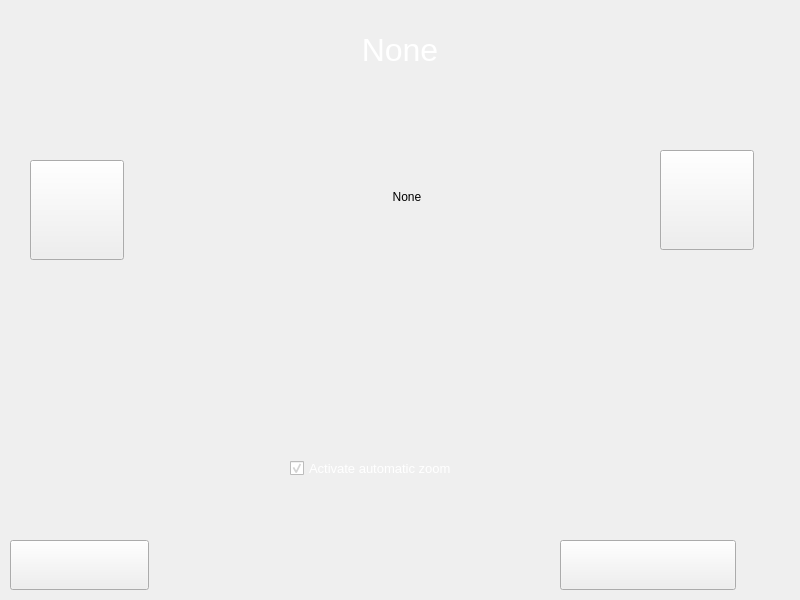
<?xml version="1.0" encoding="UTF-8"?>
<ui version="4.0">
 <class>ChooseWidget</class>
 <widget class="QWidget" name="ChooseWidget">
  <property name="geometry">
   <rect>
    <x>0</x>
    <y>0</y>
    <width>800</width>
    <height>600</height>
   </rect>
  </property>
  <property name="windowTitle">
   <string>Form</string>
  </property>
  <widget class="QPushButton" name="previousButton">
   <property name="geometry">
    <rect>
     <x>30</x>
     <y>160</y>
     <width>94</width>
     <height>100</height>
    </rect>
   </property>
   <property name="text">
    <string/>
   </property>
  </widget>
  <widget class="QPushButton" name="nextButton">
   <property name="geometry">
    <rect>
     <x>660</x>
     <y>150</y>
     <width>94</width>
     <height>100</height>
    </rect>
   </property>
   <property name="text">
    <string/>
   </property>
  </widget>
  <widget class="QLabel" name="trackPicture">
   <property name="geometry">
    <rect>
     <x>343</x>
     <y>133</y>
     <width>128</width>
     <height>128</height>
    </rect>
   </property>
   <property name="text">
    <string>None</string>
   </property>
   <property name="alignment">
    <set>Qt::AlignCenter</set>
   </property>
  </widget>
  <widget class="QPushButton" name="startButton">
   <property name="geometry">
    <rect>
     <x>560</x>
     <y>540</y>
     <width>176</width>
     <height>50</height>
    </rect>
   </property>
   <property name="text">
    <string/>
   </property>
  </widget>
  <widget class="QLabel" name="trackName">
   <property name="geometry">
    <rect>
     <x>200</x>
     <y>29</y>
     <width>400</width>
     <height>41</height>
    </rect>
   </property>
   <property name="font">
    <font>
     <family>Leelawadee UI</family>
     <pointsize>24</pointsize>
    </font>
   </property>
   <property name="styleSheet">
    <string notr="true">color:white;</string>
   </property>
   <property name="text">
    <string>None</string>
   </property>
   <property name="alignment">
    <set>Qt::AlignCenter</set>
   </property>
  </widget>
  <widget class="QPushButton" name="backButton">
   <property name="geometry">
    <rect>
     <x>10</x>
     <y>540</y>
     <width>139</width>
     <height>50</height>
    </rect>
   </property>
   <property name="text">
    <string/>
   </property>
  </widget>
  <widget class="QCheckBox" name="cb_dynamicZoom">
   <property name="geometry">
    <rect>
     <x>290</x>
     <y>460</y>
     <width>241</width>
     <height>17</height>
    </rect>
   </property>
   <property name="font">
    <font>
     <family>Leelawadee UI</family>
     <pointsize>10</pointsize>
    </font>
   </property>
   <property name="styleSheet">
    <string notr="true">color:white;</string>
   </property>
   <property name="text">
    <string>Activate automatic zoom</string>
   </property>
   <property name="checked">
    <bool>true</bool>
   </property>
  </widget>
  <widget class="QLabel" name="label">
   <property name="geometry">
    <rect>
     <x>340</x>
     <y>130</y>
     <width>135</width>
     <height>135</height>
    </rect>
   </property>
   <property name="text">
    <string/>
   </property>
  </widget>
  <zorder>label</zorder>
  <zorder>previousButton</zorder>
  <zorder>nextButton</zorder>
  <zorder>trackPicture</zorder>
  <zorder>startButton</zorder>
  <zorder>trackName</zorder>
  <zorder>backButton</zorder>
  <zorder>cb_dynamicZoom</zorder>
 </widget>
 <resources/>
 <connections/>
</ui>
